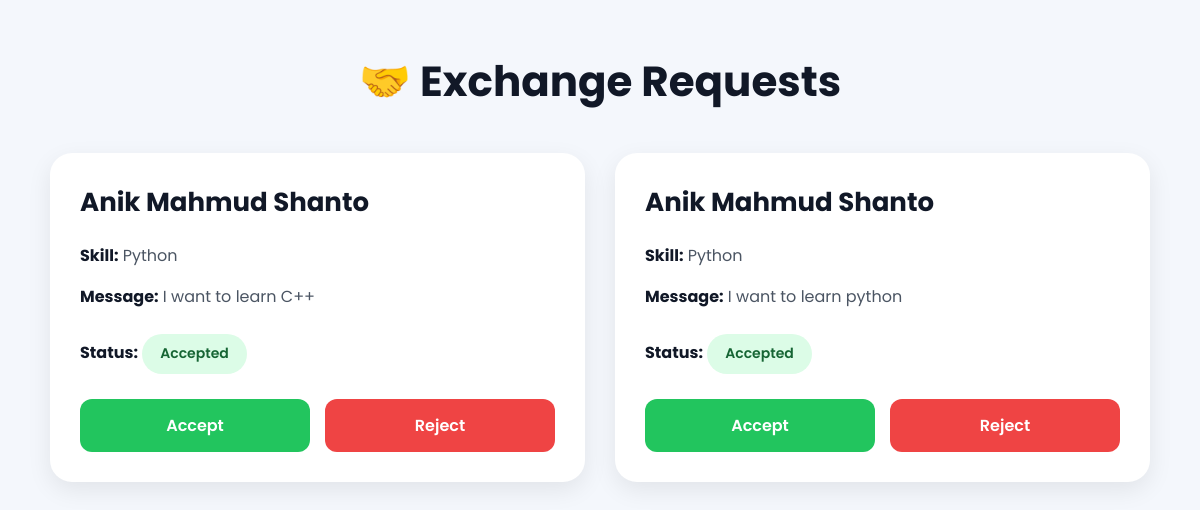
Screenshot of /requests/ (signed in) with the database file from the repository.
### users/models.py (models this page shows, shortened)
class ExchangeRequest(models.Model):
    sender = models.ForeignKey(
        User,
        on_delete=models.CASCADE,
        related_name='sent_requests'
    )
    receiver = models.ForeignKey(
        User,
        on_delete=models.CASCADE,
        related_name='received_requests'
    )
    skill = models.ForeignKey(
        Skill,
        on_delete=models.CASCADE
    )
    message = models.TextField()
    status = models.CharField(
        max_length=20,
        default='Pending'
    )

class Skill(models.Model):
    SKILL_TYPE_CHOICES = [
        ('Teach', 'Skill I Can Teach'),
        ('Learn', 'Skill I Want to Learn'),
    ]
    user = models.ForeignKey(User, on_delete=models.CASCADE, related_name='skills')
    title = models.CharField(max_length=100)
    category = models.CharField(max_length=100)
    skill_type = models.CharField(max_length=10, choices=SKILL_TYPE_CHOICES, default='Teach')
    description = models.TextField()
    likes = models.ManyToManyField(User, related_name='liked_skills', blank=True)

### users/views.py (the view)
# urls.py: path('requests/', views.request_list, name='request_list'),
def request_list(request):
    requests = ExchangeRequest.objects.filter(
        receiver=request.user
    )
    return render(
        request,
        'users/request_list.html',
        {'requests': requests}
    )

### users/templates/users/request_list.html (shortened to what this page needs)
<!DOCTYPE html>
<html lang="en">
<head>
</head>
<body>
    <div class="container">
        <div class="title">
            <h1>🤝 Exchange Requests</h1>
        </div>
        {% if requests %}
        <div class="requests-grid">
            {% for request in requests %}
            <div class="request-card">
                <div class="user-name">
                    {{ request.sender.username }}
                </div>
                <div class="info">
                    <strong>Skill:</strong>
                    {{ request.skill.title }}
                </div>
                <div class="info">
                    <strong>Message:</strong>
                    {{ request.message }}
                </div>
                <div class="info">
                    <strong>Status:</strong>
                    {% if request.status == 'Pending' %}
                        <span class="status pending">
                            Pending
                        </span>
                    {% elif request.status == 'Accepted' %}
                        <span class="status accepted">
                            Accepted
                        </span>
                    {% else %}
                        <span class="status rejected">
                            Rejected
                        </span>
                    {% endif %}
                </div>
                <div class="buttons">
                    <a href="{% url 'accept_request' request.id %}" class="accept-btn">
                        Accept
                    </a>
                    <a href="{% url 'reject_request' request.id %}" class="reject-btn">
                        Reject
                    </a>
                </div>
            </div>
            {% endfor %}
        </div>
        {% else %}
            <div class="empty">
                No exchange requests found 😔
            </div>
        {% endif %}
    </div>
</body>
</html>

### users/templates/users/request_list.html (style rules this page uses)
* { margin:0; padding:0; box-sizing:border-box; font-family:'Poppins',sans-serif; }
body { background:#f4f7fc; padding:50px; }
.container { max-width:1100px; margin:auto; }
.title { text-align:center; margin-bottom:40px; }
.title h1 { font-size:42px; color:#111827; }
.requests-grid { display:grid; grid-template-columns:repeat(auto-fit,minmax(320px,1fr)); gap:30px; }
.request-card { background:white; padding:30px; border-radius:22px; box-shadow:0 8px 25px rgba(0,0,0,0.08); transition:0.3s; }
.user-name { font-size:26px; font-weight:700; color:#111827; margin-bottom:20px; }
.info { margin-bottom:14px; color:#4b5563; line-height:1.7; }
.info strong { color:#111827; }
.status { display:inline-block; padding:8px 18px; border-radius:30px; font-size:14px; font-weight:600; margin-top:10px; }
.accepted { background:#dcfce7; color:#166534; }
.buttons { margin-top:25px; display:flex; gap:15px; }
.accept-btn, .reject-btn { flex:1; text-align:center; text-decoration:none; padding:14px; border-radius:12px; font-weight:600; transition:0.3s; }
.accept-btn { background:#22c55e; color:white; }
.reject-btn { background:#ef4444; color:white; }

### rows the page displays
ExchangeRequest: sender.username "Anik Mahmud Shanto", skill "Python", message "I want to learn C++", status "Accepted"
ExchangeRequest: sender.username "Anik Mahmud Shanto", skill "Python", message "I want to learn python", status "Accepted"
